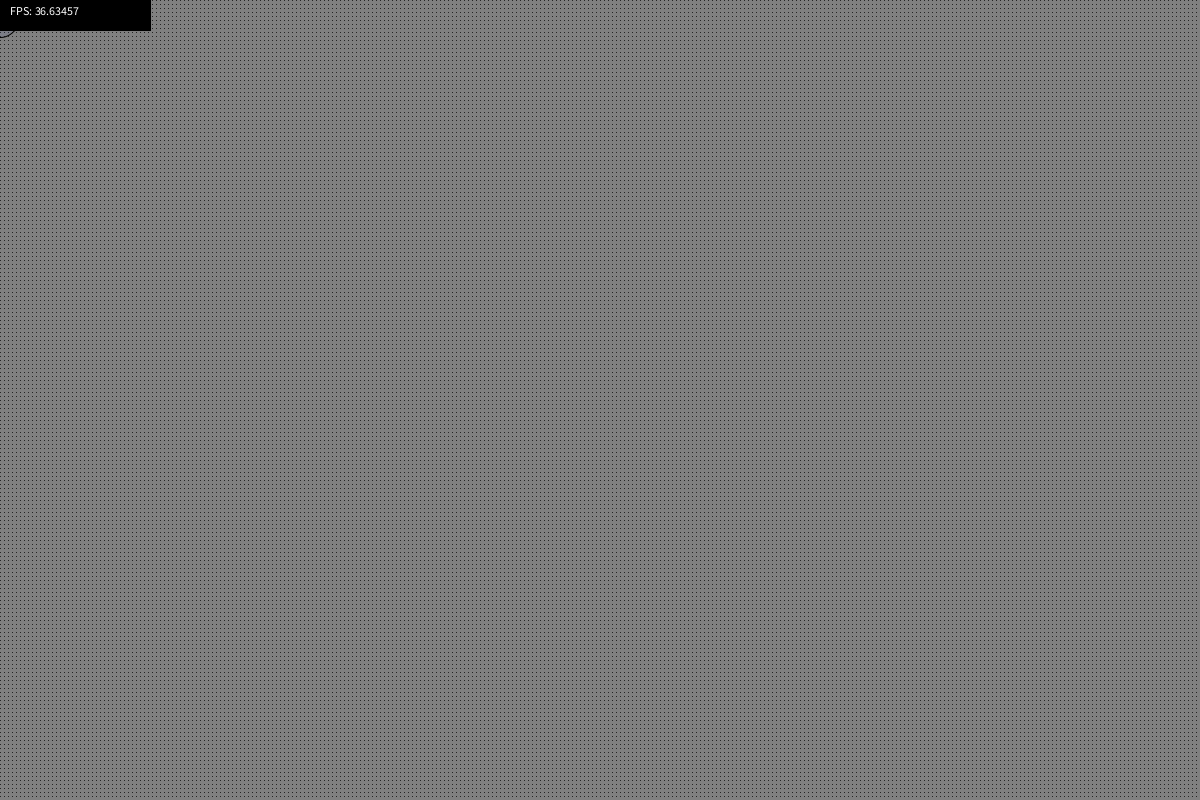
Frame 1 (no input)
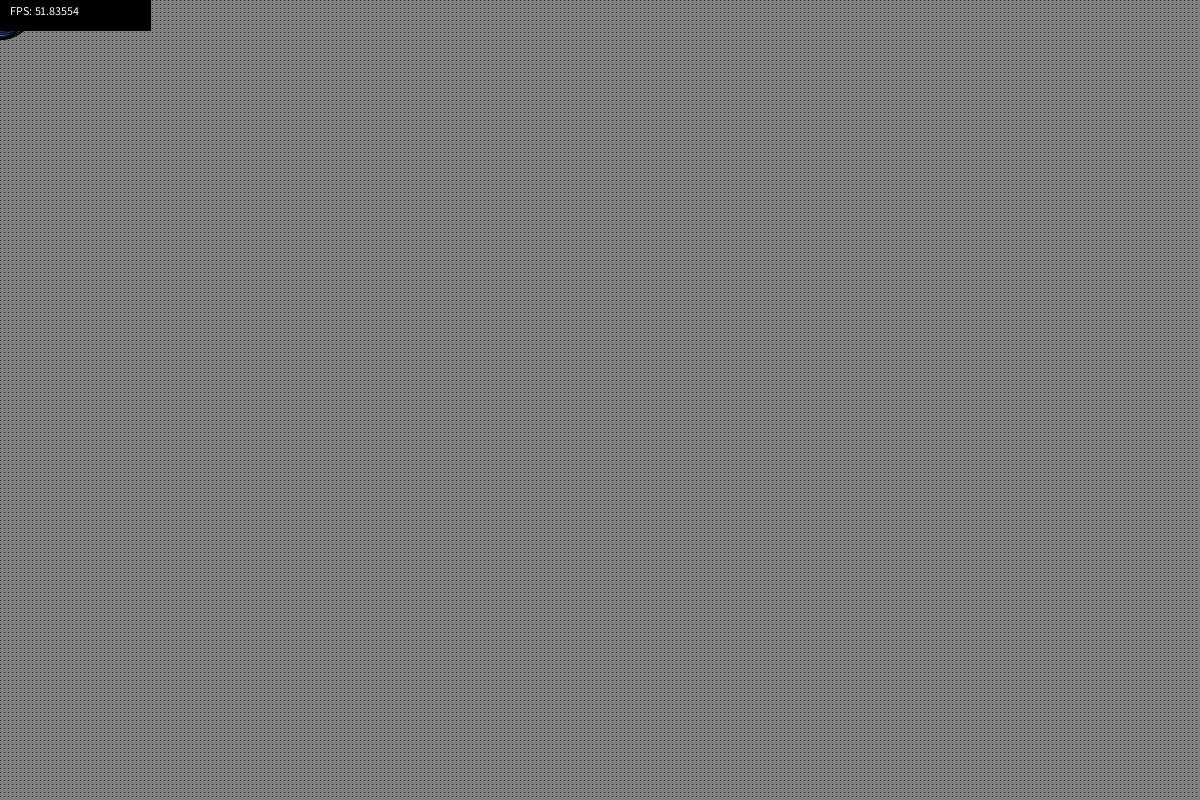
Frame 60 (the mouse pressed at the canvas centre just before this capture)
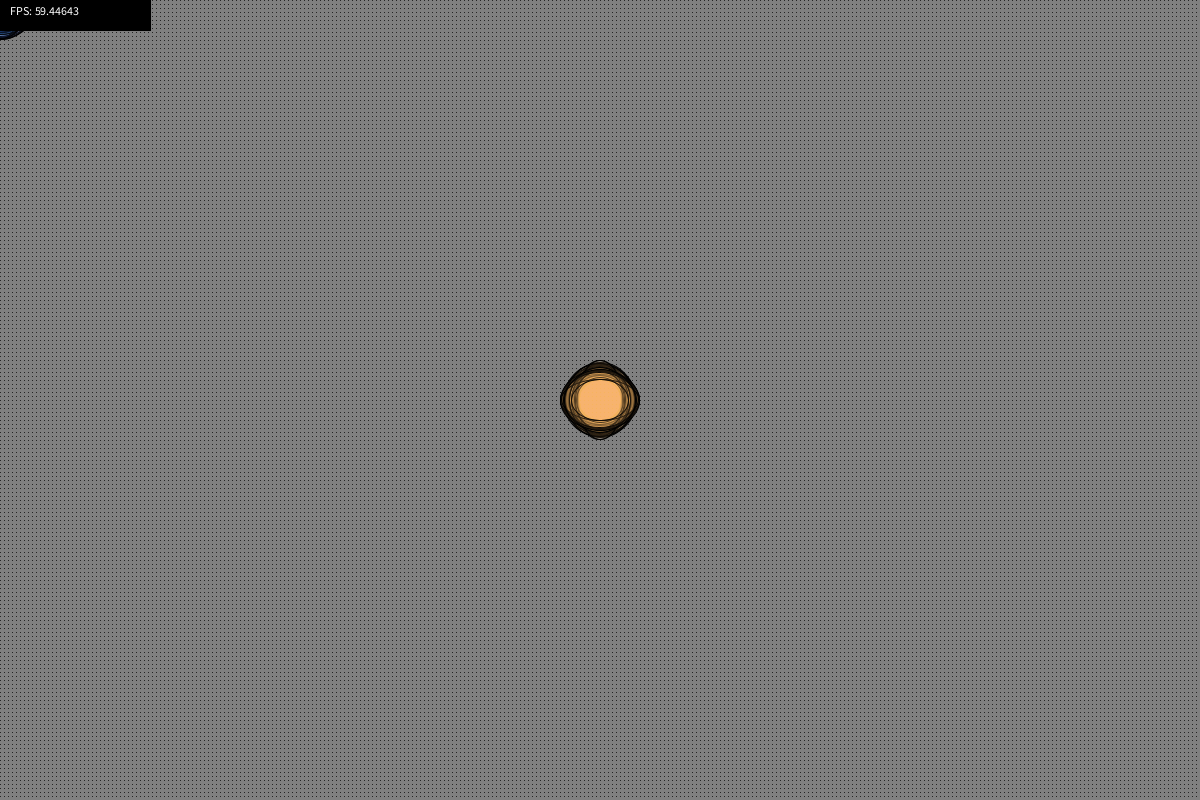
Frame 120 (the mouse held since frame 60 and released just before this capture)

The Processing sketch that drew these frames (run headless with seeded random() and noise(); from frame 60 on, the mouse is pressed at the canvas centre):

// Processing sketch: processing_70798
// ── processing_70798.pde

void setup()
{
  //Set total window size to 1200 pixels wide and 800 pixels high
  size(1200, 800);
  
  noCursor();
  
  //Set background colour
  background(128, 128, 128);
  
  //Render grid on background
  for(int x = 0; x < 1200; x += 4)
    {
      for(int y = 0; y < 800; y += 4)
      {
        point(x, y);
      }      
    }
}

void draw()
{
  //Check if screen should be cleared)
  if(keyPressed == true)
  {
    fill(128, 128, 128, 255);
    rect(0, 0, 1200, 800);
    
    //Render grid on background
    for(int x = 0; x < 1200; x   += 4)
    {
      for(int y = 0; y < 800; y += 4)
      {
        point(x, y);
      }      
    }
  }
  
  //Check if mouse is pressed
  if(mousePressed == true)
  {
    fill(    //Call the fill colour function
      random(250, 220),    //Random Red Value
      random(180, 115),   //Random Green Value
      random(100, 50),  //Random Blue Value
      15);        //Set opacity to a super low value
  } else {
    fill(    //Call the fill colour function
      random(30, 70),    //Random Red Value
      random(70, 140),   //Random Green Value
      random(150, 250),  //Random Blue Value
      15);        //Set opacity to a super low value
  }  
    
  ellipse(      //Call the draw elipse function
     mouseX,      //Set x position to that of mouse's X position
     mouseY,      //Set y position to that of mouse's Y position
     random(40, 80),  //Set horizontal width to a random value
     random(40, 80)); //Set the vertical height to a random value
 
     //Draw FPS in top left    
     fill(0, 0, 0);        //Set black box colour
     rect(0, 0, 150, 30);  //Draw black box
     fill(255, 255, 255);  //Set text colour
     text("FPS: "+frameRate, 10, 15);  //Write text
}
